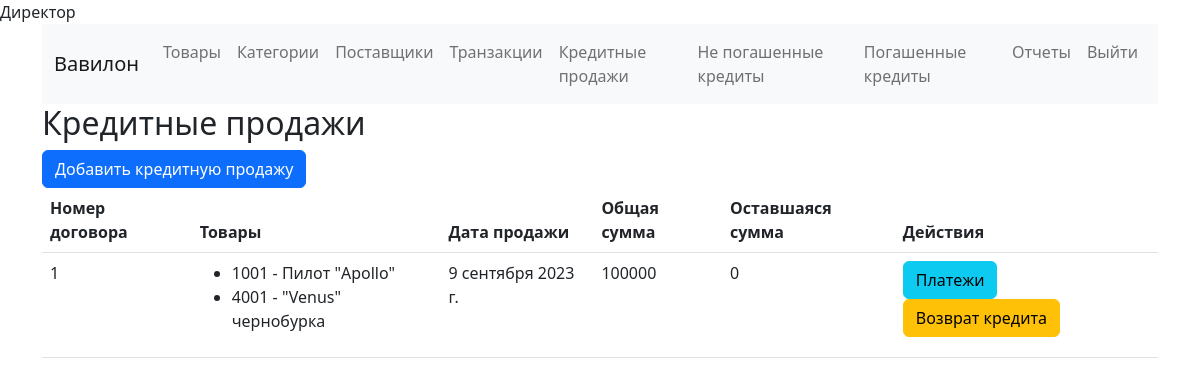
Screenshot of /credit_sales/ (signed in) with the database file from the repository.
### inventory/models.py (models this page shows, shortened)
class CreditSale(models.Model):
    products = models.ManyToManyField(Product, verbose_name='Товары')
    contract_number = models.CharField(max_length=20, unique=True,default=0)
    customer_name = models.CharField(max_length=100,default=0)
    customer_phone = models.CharField(max_length=15,default=0)
    customer_email = models.EmailField(default=0)
    sale_date = models.DateField()
    total_price = models.IntegerField()
    down_payment = models.DecimalField(max_digits=10, decimal_places=2, default=0)
    credit_months = models.PositiveIntegerField(default=12)
    monthly_payment = models.DecimalField(max_digits=10, decimal_places=2,default=0)
    settled = models.BooleanField(default=False)
    _remaining_amount = models.DecimalField(max_digits=10, decimal_places=2,default=0)
    @property
    def remaining_amount(self):
        return self._remaining_amount

class Product(models.Model):
    GENDER_CHOICES = (
        ('М', 'Мужской'),
        ('Ж', 'Женский'),
        ('У', 'Унисекс'),
    )
    gender = models.CharField("Гендер",max_length=1, choices=GENDER_CHOICES, default='У')
    name = models.CharField("Название",max_length=100)
    sku = models.CharField("Артикул",max_length=50, unique=True)
    category = models.ForeignKey(Category, on_delete=models.PROTECT, verbose_name='Категория')
    manufacturer = models.CharField("Фирма",max_length=100)
    country_of_manufacture = CountryField(blank_label='Выберите страну', verbose_name='Страна производителя', null=True, blank=True)
    supplier = models.ForeignKey(Supplier, on_delete=models.SET_NULL, null=True, blank=True, verbose_name='Поставщик')
    date_received = models.DateField("Дата поступления",default=timezone.now)
    purchase_price = models.DecimalField("Цена закупки",max_digits=10, decimal_places=2, default=0)
    sale_price = models.DecimalField("Цена",max_digits=10, decimal_places=2)
    discounted_price = models.DecimalField("Цена со скидкой",max_digits=10, decimal_places=2, null=True, blank=True)
    size = models.CharField("Размер", max_length=50, default='0')
    color = models.CharField("Цвет", max_length=50, default='не задан')
    IN_STOCK = 'in_stock'
    SOLD = 'sold'
    WRITTEN_OFF = 'written_off'
    STATUS_CHOICES = [
        (IN_STOCK, 'На складе'),
        (SOLD, 'Продан'),
        (WRITTEN_OFF, 'Списан'),
    ]
    status = models.CharField(
        max_length=20,
        choices=STATUS_CHOICES,
        default=IN_STOCK,
    )

### inventory/views.py (the view)
# urls.py: path('credit_sales/', views.credit_sales_list, name='credit_sales_list'),
@login_required
def credit_sales_list(request):
    credit_sales = CreditSale.objects.annotate(
        paid_amount=Coalesce(
            Sum('creditpayment__amount', filter=Q(creditpayment__paid=True)), Value(0), output_field=IntegerField()
        ),
    ).annotate(
        remaining_amount_value=ExpressionWrapper(F('total_price') - F('paid_amount'), output_field=IntegerField())
    )
    return render(request, 'inventory/credit_sales_list.html', {'credit_sales': credit_sales})

### inventory/templates/inventory/credit_sales_list.html
{% extends 'base.html' %}
{% block content %}
  <h2>Кредитные продажи</h2>
  <a href="{% url 'credit_sale_create' %}" class="btn btn-primary">Добавить кредитную продажу</a>
  <table class="table">
    <thead>
      <tr>
        <th>Номер договора</th>
        <th>Товары</th>
        <th>Дата продажи</th>
        <th>Общая сумма</th>
        <th>Оставшаяся сумма</th>
        <th>Действия</th>
      </tr>
    </thead>
    <tbody>
      {% for credit_sale in credit_sales %}
        <tr>
          <td>{{ credit_sale.contract_number }}</td>
          <td>
            <ul>
              {% for product in credit_sale.products.all %}
                <li>{{ product.sku }} - {{ product.name }}</li>
              {% endfor %}
            </ul>
          </td>
          <td>{{ credit_sale.sale_date }}</td>
          <td>{{ credit_sale.total_price }}</td>
          <td>{{ credit_sale.remaining_amount_value }}</td>
          <td>
            <a href="{% url 'credit_payments_list' credit_sale.id %}" class="btn btn-info">Платежи</a>
            <a href="{% url 'credit_return' credit_sale.id %}" class="btn btn-warning">Возврат кредита</a>
          </td>
        </tr>
      {% endfor %}
    </tbody>
  </table>
{% endblock %}

### rows the page displays
CreditSale: contract_number "1", sale_date "9 сентября 2023 г.", total_price "100000", remaining_amount_value "0"
Product: sku "1001", name "Пилот \"Apollo\""
Product: sku "4001", name "\"Venus\" чернобурка"
